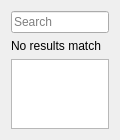
<?xml version="1.0" encoding="UTF-8"?>
<ui version="4.0">
 <class>EffectSearch</class>
 <widget class="QWidget" name="EffectSearch">
  <property name="geometry">
   <rect>
    <x>0</x>
    <y>0</y>
    <width>120</width>
    <height>136</height>
   </rect>
  </property>
  <property name="windowTitle">
   <string>Form</string>
  </property>
  <layout class="QGridLayout" name="gridLayout" rowstretch="0,0,1">
   <property name="sizeConstraint">
    <enum>QLayout::SetMinAndMaxSize</enum>
   </property>
   <item row="1" column="0">
    <widget class="QLabel" name="no_results">
     <property name="text">
      <string>No results match</string>
     </property>
    </widget>
   </item>
   <item row="0" column="0">
    <widget class="QLineEdit" name="search">
     <property name="text">
      <string/>
     </property>
     <property name="placeholderText">
      <string>Search</string>
     </property>
    </widget>
   </item>
   <item row="2" column="0">
    <widget class="QListWidget" name="results"/>
   </item>
  </layout>
 </widget>
 <resources/>
 <connections/>
</ui>
